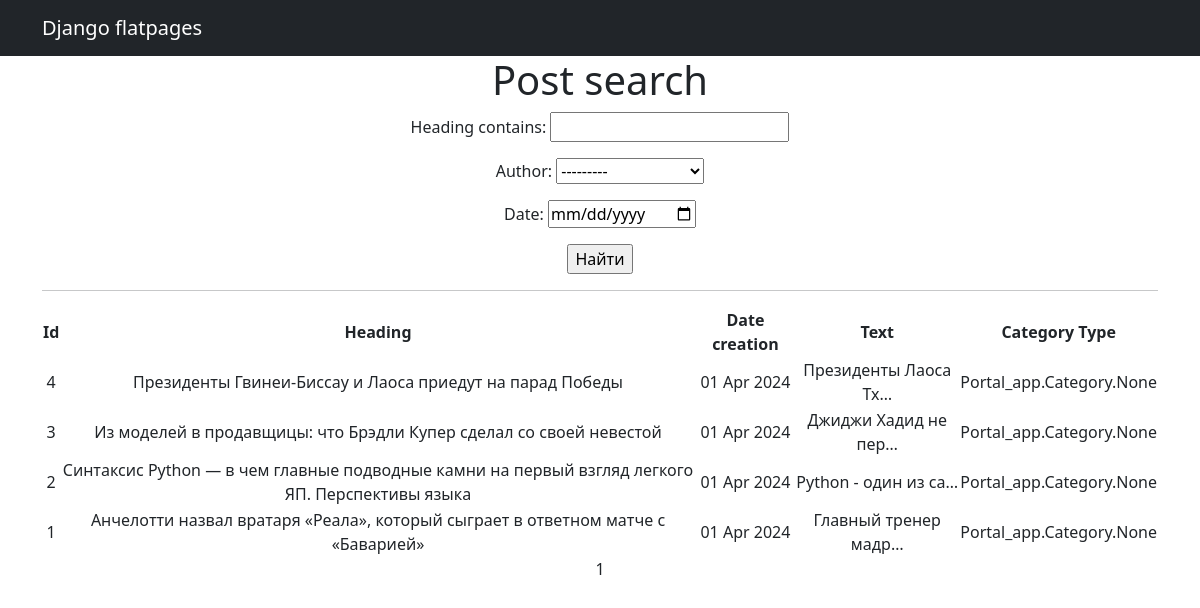
The app's page /search/ with its own data.
### Portal_app/models.py (models this page shows, shortened)
class Post(models.Model):
    NEWS = 'NW'
    ARTICLE = 'AR'
    CATEGORY_CHOICES = (
        (NEWS, 'Новость'),
        (ARTICLE, 'Статья'),
    )
    CategoryType = models.CharField(max_length=2, choices=CATEGORY_CHOICES, default=ARTICLE) #PostCategory
    author = models.ForeignKey(Author,  on_delete=models.CASCADE)
    datetime_post = models.DateTimeField(auto_now_add = True)
    heading = models.CharField(max_length = 255)
    post_category = models.ManyToManyField(Category, through='PostCategory')
    text = models.TextField()
    rank_post = models.IntegerField(default=0)

### Portal_app/views.py (the view)
# urls.py: path('search/', NewsSearch.as_view(), name='news_search'),
class NewsSearch(ListView):
    model = Post
    ordering = '-datetime_post'
    template_name = 'news_search.html'
    context_object_name = 'news_search'
    paginate_by = 10
    def get_queryset(self):
        queryset = super().get_queryset()
        self.filterset = PostFilter(self.request.GET, queryset)
        return self.filterset.qs
    def get_context_data(self, **kwargs):
        context = super().get_context_data(**kwargs)
        context['filterset'] = self.filterset
        return context

### Portal_app/templatetags/custom_filters.py (called while the page is built)
@register.filter()
def censor(value):
    for word in censor_list:
        value = value.replace(word[1:], '*' * len(word[1:])) #Строковый метод str.replace(old, new[, count]) вернет копию строки,
    return value # Возвращаемое функцией значение подставится в шаблон.

### Portal_app/templates/news_search.html (shortened to what this page needs)
{% extends 'flatpages/default.html' %}
{% load custom_filters %}
{% load custom_tags %}
{% block content %}
   <h1>Post search</h1>
   <form action="" method="get">
       {{ filterset.form.as_p }}
       <input type="submit" value="Найти" />
   </form>
   <hr>
  {% if news_search %}
    <table width="100%">
        <tr>
            <td> <b>Id </b> </td>
            <td> <b>Heading </b> </td>
            <td> <b>Date creation</b> </td>
            <td> <b>Text</b> </td>
            <td> <b>Category Type</b> </td>
        </tr>
           {% for post in news_search %}
           <tr>
               <td>{{ post.id}}</td>
               <td>{{ post.heading|censor }}</td>
               <td>{{ post.datetime_post|date:"d M Y"}}</td>
               <td>{{ post.text|truncatechars:20|censor}}</td>
               <td>{{ post.post_category}}</td>
           </tr>
           {% endfor %}
    </table>
{% else %}
       <h2>The post was not found!</h2>
{% endif %}
   {{ page_obj.number }}
{% endblock content%}

### Portal_app/templates/flatpages/default.html (shortened to what this page needs)
<!DOCTYPE html>
<html lang="en">
    <head>
        {% load static %}
        <link href="{% static 'css/styles.css' %}" rel="stylesheet" />
    </head>
    <bo dy>
        <nav class="navbar navbar-expand-lg navbar-dark bg-dark static-top">
            <div class="container">
                <a class="navbar-brand" href="#">Django flatpages</a>
            </div>
         </nav>
        <div class="container">
            <div class="row">
                <div class="col-lg-12 text-center">
                    {% block content %}{% endblock content %}
                </div>
            </div>
         </div>
    </body>
</html>

### records on screen
Post: id "4", heading|censor "Президенты Гвинеи-Биссау и Лаоса приедут на парад Победы", datetime_post "01 Apr 2024", text|censor "Президенты Лаоса Тх…", post_category "Portal_app.Category.None"
Post: id "3", heading|censor "Из моделей в продавщицы: что Брэдли Купер сделал со своей невестой", datetime_post "01 Apr 2024", text|censor "Джиджи Хадид не пер…", post_category "Portal_app.Category.None"
Post: id "2", heading|censor "Синтаксис Python — в чем главные подводные камни на первый взгляд легкого ЯП. Перспективы языка", datetime_post "01 Apr 2024", text|censor "Python - один из са…", post_category "Portal_app.Category.None"
Post: id "1", heading|censor "Анчелотти назвал вратаря «Реала», который сыграет в ответном матче с «Баварией»", datetime_post "01 Apr 2024", text|censor "Главный тренер мадр…", post_category "Portal_app.Category.None"

### other values on screen
{{ page_obj.number }} "1"
